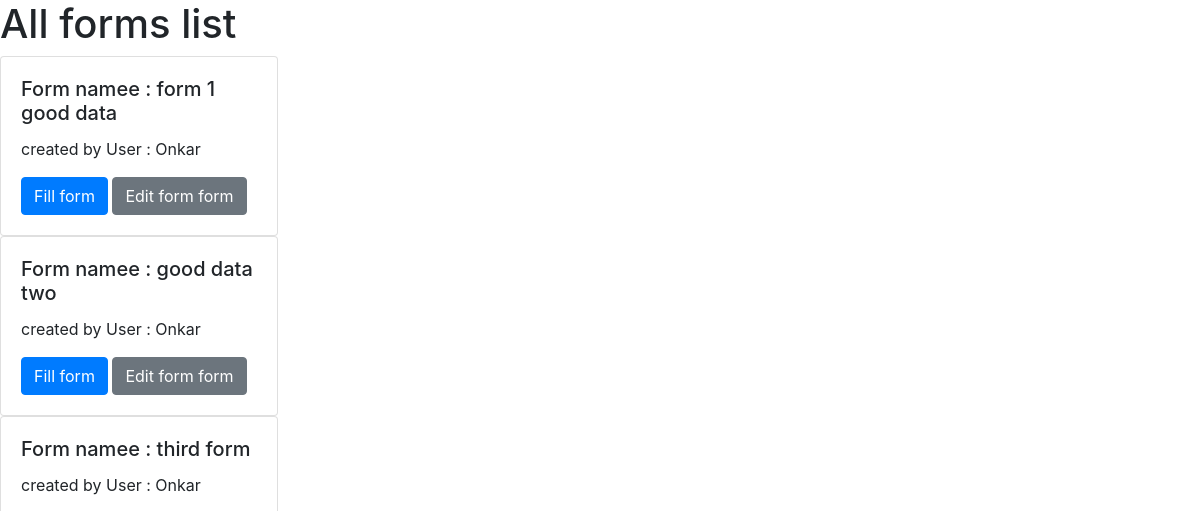
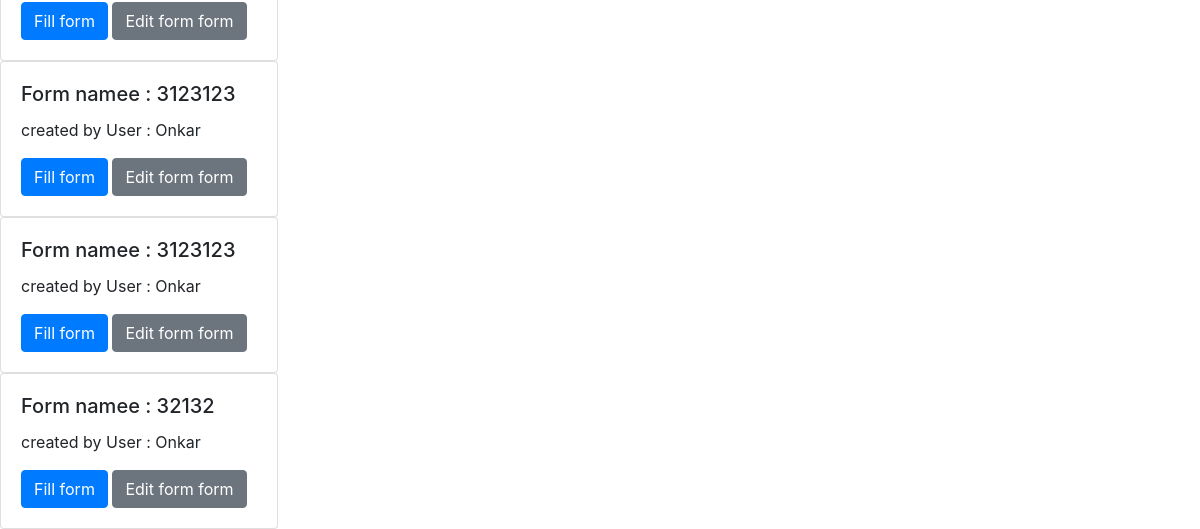
The page /allforms/ on the database as committed earlier (2 pictures, top to bottom).
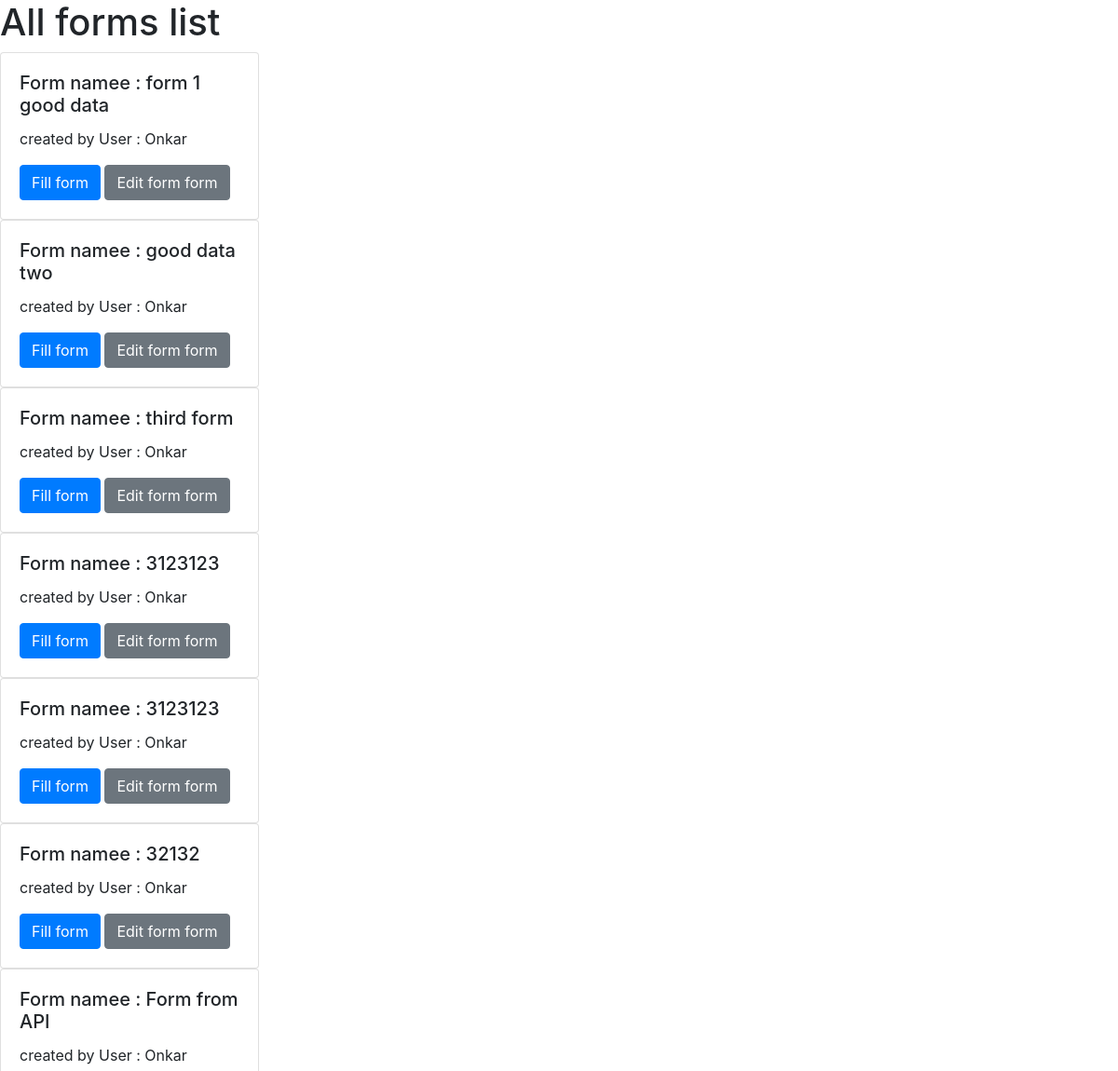
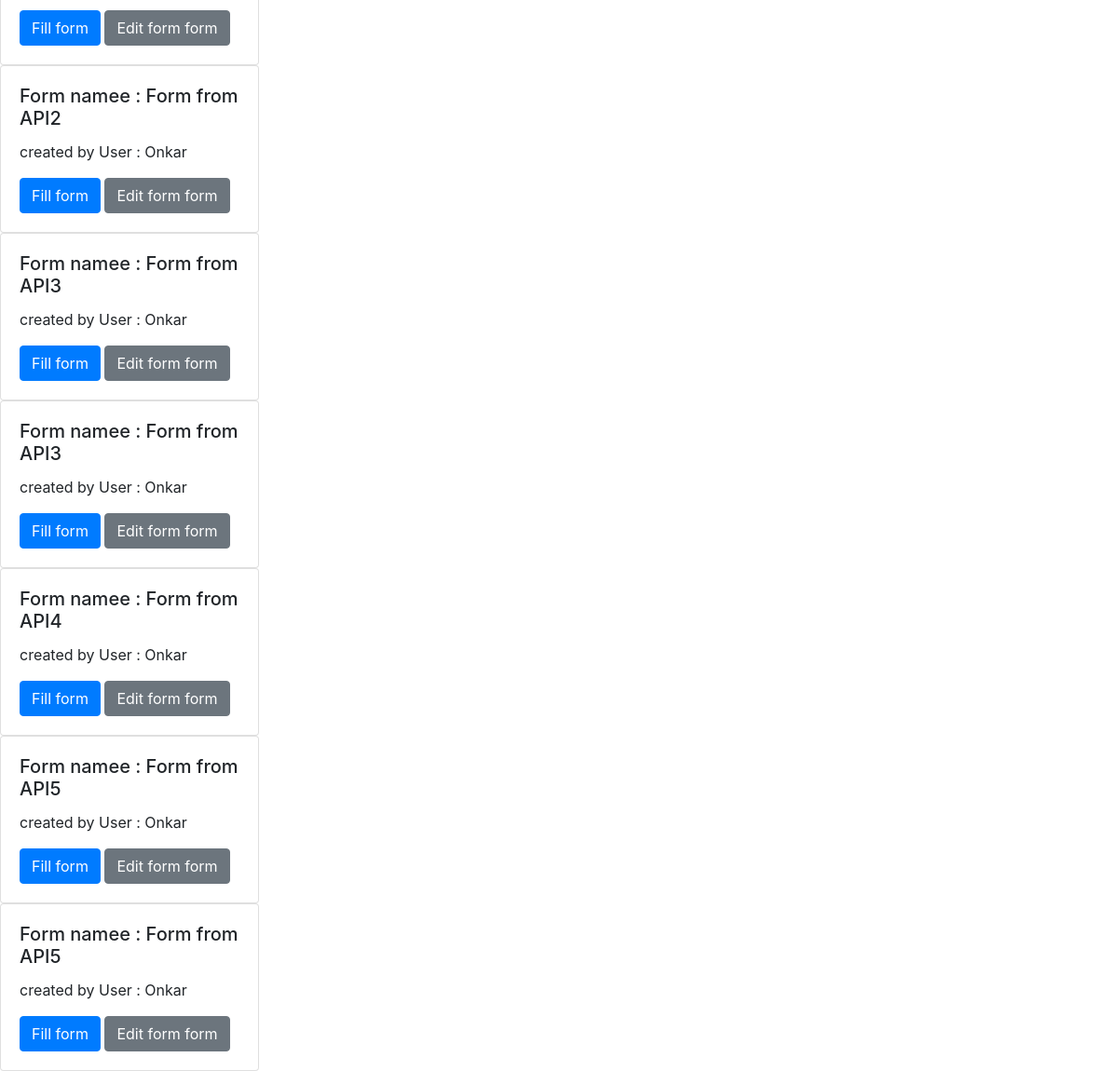
The same page on the database as committed later (2 pictures, top to bottom).
### gforms/models.py (models this page shows, shortened)
class FormMain(models.Model):
    formname = models.CharField(max_length=200)
    csvfile =models.FileField(upload_to='csvs',blank=True)
    usethisbool = models.BooleanField(default=False )
    createdby = models.ForeignKey(settings.AUTH_USER_MODEL, on_delete=models.CASCADE
    ,default=1)

### gforms/views.py (the view)
# urls.py: path('allforms/',views.allforms , name='allforms'),
def allforms(request):
    allforms = FormMain.objects.all()
    context = {'allforms':allforms}
    return render(request,'allforms.html',context)

### templates/allforms.html (shortened to what this page needs)
<!DOCTYPE html>
<html lang="en">
<head>
    <link rel="stylesheet" href="https://stackpath.bootstrapcdn.com/bootstrap/4.4.1/css/bootstrap.min.css">
</head>
<body>
    <h1>All forms list</h1>
    {% for f in allforms %}
    <div class="row">
        <div class="col-sm-3">
          <div class="card">
            <div class="card-body">
              <h5 class="card-title">Form namee : {{f.formname}}</h5>
              <p class="card-text">created by User : {{f.createdby}}</p>
              <a href="{% url 'formview' f.id %}" class="btn btn-primary">Fill form</a>
              <a href="{% url 'formedit' f.id %}" class="btn btn-secondary">Edit form form</a>
            </div>
          </div>
        </div>
      </div>
    {% endfor %}
</body>
</html>

Rows that differ between the two databases and show on the page:
added FormMain: formname "Form from API", createdby "Onkar"
added FormMain: formname "Form from API2", createdby "Onkar"
added FormMain: formname "Form from API3", createdby "Onkar"
added FormMain: formname "Form from API3", createdby "Onkar"
added FormMain: formname "Form from API4", createdby "Onkar"
added FormMain: formname "Form from API5", createdby "Onkar"
added FormMain: formname "Form from API5", createdby "Onkar"
